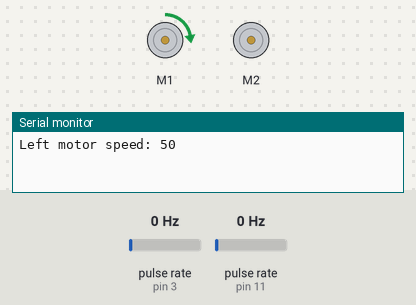
Simulated run of this sketch. Board: Arduino Uno, built with avr-gcc and run on an emulated ATmega328P. Parts: 2 × DC motor (green arrow = forward, orange = backward, longer = faster), the last lines printed to the serial monitor. Wiring (inferred from the names in the program): 2 × pulse sensor: data pin 3 / data pin 11. Inputs (shaded band) come from the test bench; at power-on: pulse rate (sensors on pin 3, pin 11) 0 Hz.

Above: at 0.1 s.
At 10.1 s:
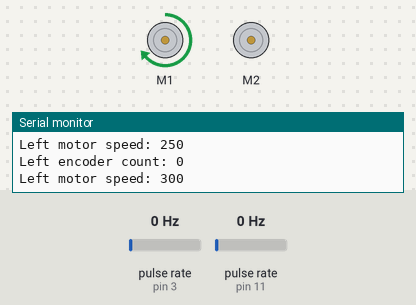
At 19.1 s:
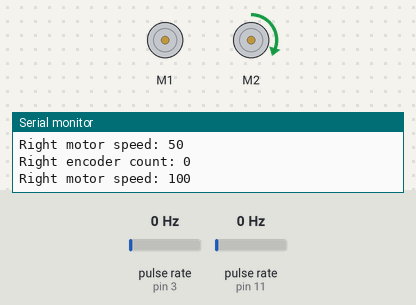
At 34.1 s:
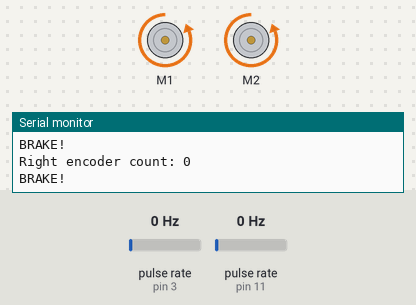
Timing chart, 0 to 39.5 s (numbered marks = the images above):
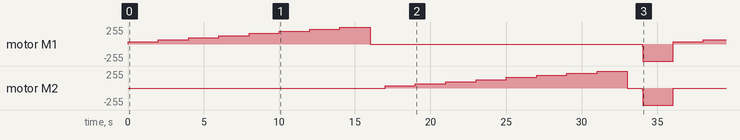

The sketch:

sketch_aug21a.ino
```cpp
#include "DualVNH5019MotorShield.h"
#include "PinChangeInterrupt.h"

#define LEFT_ENCODER 3
#define RIGHT_ENCODER 11

volatile int leftEncoderCount = 0;
volatile int rightEncoderCount = 0;

DualVNH5019MotorShield md;

void stopIfFault()
{
  if (md.getM1Fault())
  {
    Serial.println("M1 fault");
    while (1);
  }
  if (md.getM2Fault())
  {
    Serial.println("M2 fault");
    while (1);
  }
}

void incLeftEncoder() {
  leftEncoderCount++;
  //Serial.print("Left encoder count: ");
  //Serial.println(leftEncoderCount);
}

void incRightEncoder() {
  rightEncoderCount++;
  //Serial.print("Right encoder count: ");
  //Serial.println(rightEncoderCount);
}

void setup() {
  Serial.begin(115200);
  md.init();
  pinMode (LEFT_ENCODER, INPUT); //set digital pin 11 as input
  pinMode (RIGHT_ENCODER, INPUT); //set digital pin 3 as input
  attachPCINT(digitalPinToPCINT(LEFT_ENCODER), incLeftEncoder, HIGH);
  attachPCINT(digitalPinToPCINT(RIGHT_ENCODER), incRightEncoder, HIGH);
}

void loop() {
  // put your main code here, to run repeatedly:
  for (int i = 50; i <= 400; i += 50)
  {
    Serial.print("Left motor speed: ");
    Serial.println(i);
    md.setM1Speed(i);
    stopIfFault();
    if (i == 400)
    {
      Serial.println("BRAKE!");
    }
    delay(2000);
    Serial.print("Left encoder count: ");
    Serial.println(leftEncoderCount);
    leftEncoderCount = 0;
  }

  md.setM1Brake(200);
  delay(1000);

  for (int i = 50; i <= 400; i += 50)
  {
    Serial.print("Right motor speed: ");
    Serial.println(i);
    md.setM2Speed(i);
    stopIfFault();
    if (i == 400)
    {
      Serial.println("BRAKE!");
    }
    delay(2000);
    Serial.print("Right encoder count: ");
    Serial.println(rightEncoderCount);
    rightEncoderCount = 0;
  }

  md.setM2Brake(200);
  delay(1000);

  for (int i = 0; i >= -400; i -= 50)
  {
    md.setSpeeds(i, i);
    stopIfFault();
    if (i == -400)
    {
      Serial.println("BRAKE!");
    }
    delay(2);
  }

  delay(2000);
  md.setBrakes(200, 200);
}
```

Measured:
- by itself, motor M1: stopped → forward 31/255 at 0.00 s, → forward 63/255 2.0 s later, → forward 95/255 2.0 s later, → forward 127/255 2.0 s later, … (13 changes in this stretch)
- by itself, motor M2: stopped → forward 31/255 at 17.0 s, → forward 63/255 2.0 s later, → forward 95/255 2.0 s later, → forward 127/255 2.0 s later, … (12 changes in this stretch)
